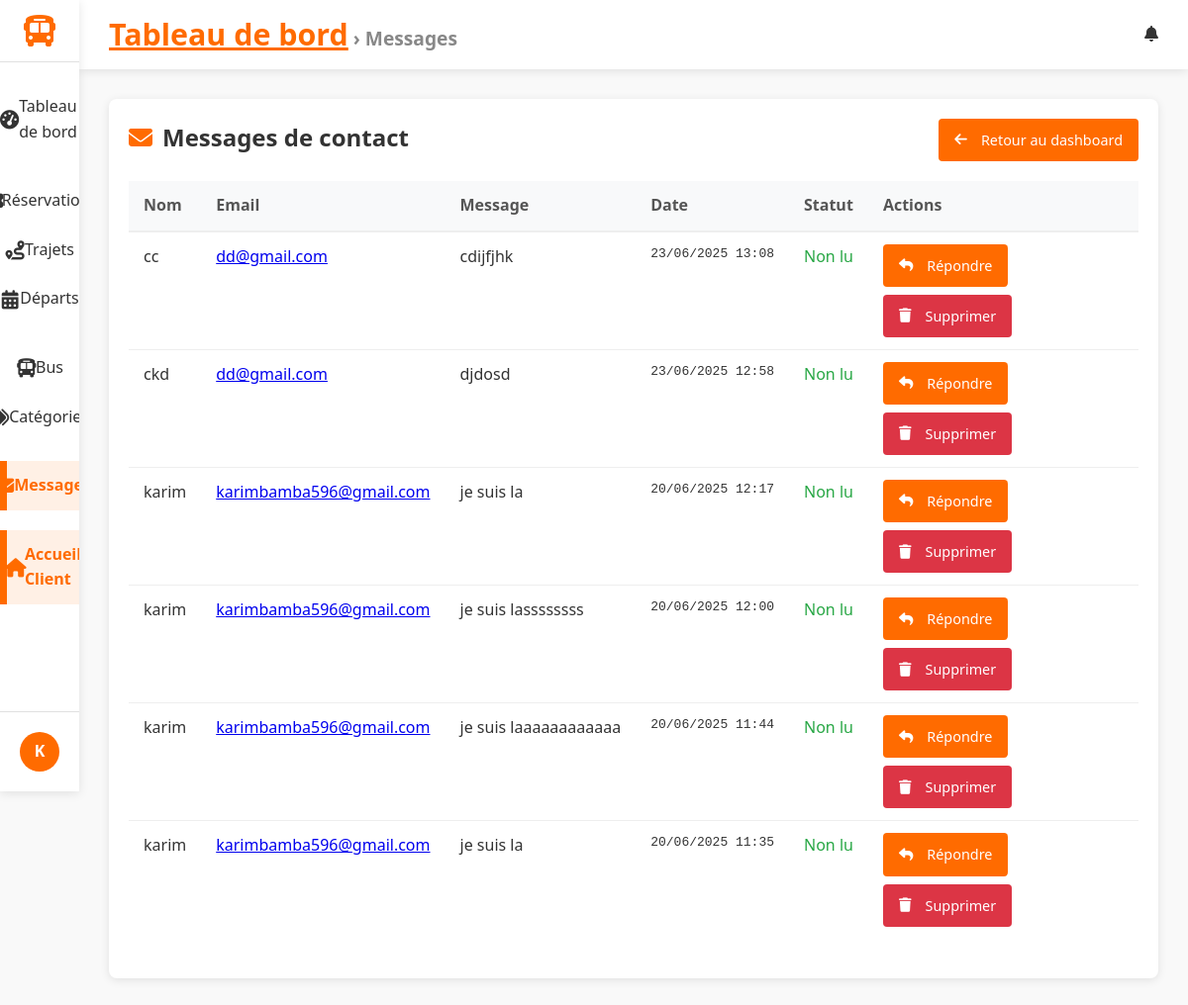
The page /dashboard/messages/ (signed in) on the database as committed earlier.
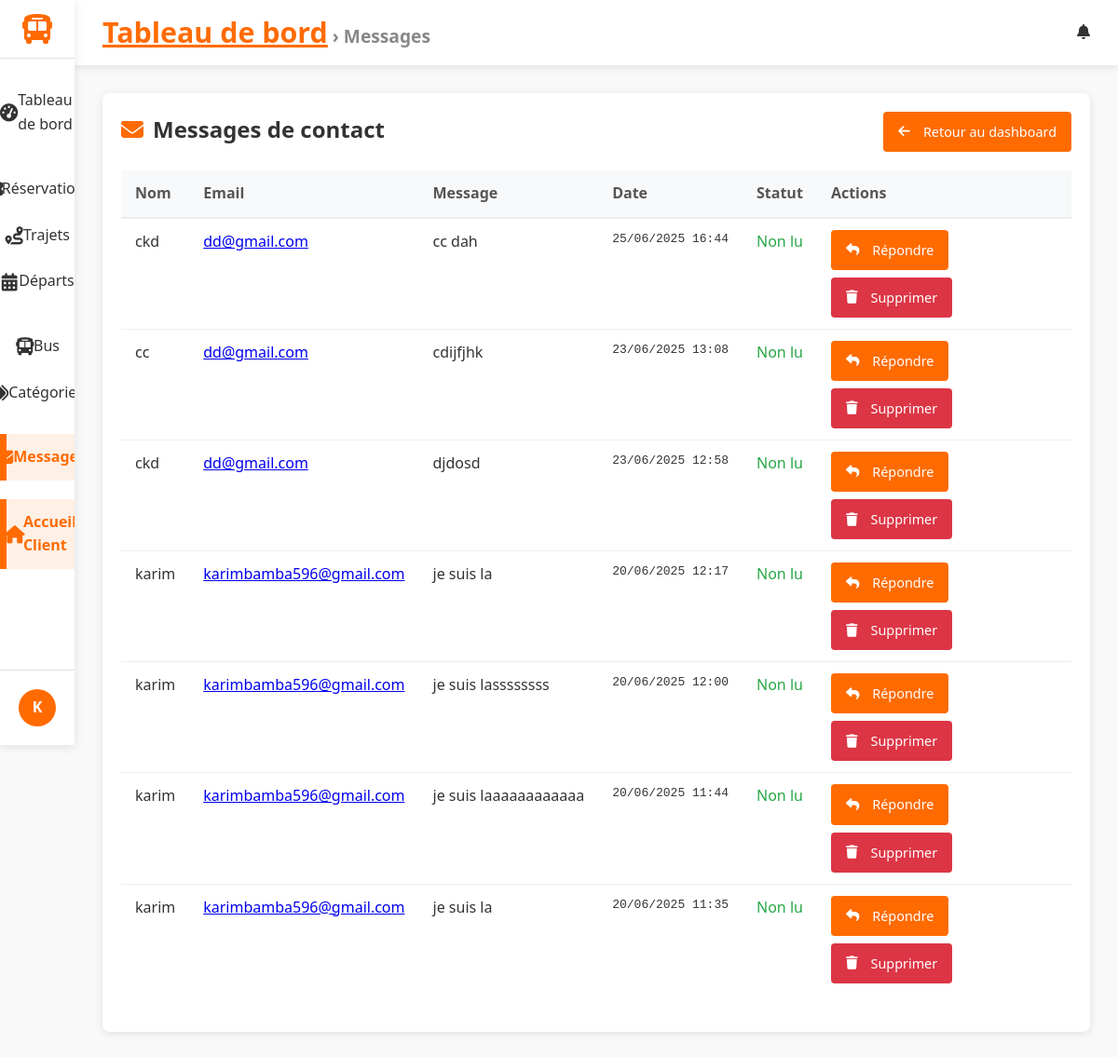
The same page on the database as committed later.
### reservations/models.py (models this page shows)
class ContactMessage(models.Model):
    name = models.CharField(max_length=100)
    email = models.EmailField()
    message = models.TextField()
    submitted_at = models.DateTimeField(auto_now_add=True)
    reply = models.TextField(blank=True, null=True)
    replied_at = models.DateTimeField(blank=True, null=True)

### gareci_admin/views.py (the view)
# urls.py: path('messages/', MessageListView.as_view(), name='message_list'),
class MessageListView(StaffRequiredMixin,ActiveTabMixin, BreadcrumbMixin , ListView):
    model = ContactMessage
    template_name = 'dashboard/message_list.html'
    active_tab_value ='messages'
    breadcrumb_title = 'Messages'
    context_object_name = 'messages'
    ordering = ['-submitted_at']

### gareci_admin/utils.py (called while the page is built)
    def test_func(self):
        return self.request.user.is_staff

    def get_context_data(self, **kwargs):
        context = super().get_context_data(**kwargs)
        if self.active_tab_value:
            context['active_tab'] = self.active_tab_value
        return context

    def get_context_data(self, **kwargs):
        context = super().get_context_data(**kwargs)
        if self.breadcrumb_title:
            context['breadcrumb_title'] = self.breadcrumb_title
        return context

### gareci_admin/templates/dashboard/message_list.html (shortened to what this page needs)
{% extends 'dashboard/dashboard_base.html' %}
{% block content %}
<div class="messages-container">
    <div class="messages-header">
        <h2><i class="fas fa-envelope"></i> Messages de contact</h2>
        <a href="{% url 'dashboard:index' %}" class="btn btn-primary">
            <i class="fas fa-arrow-left"></i> Retour au dashboard
        </a>
    </div>
    <table class="messages-table">
        <thead>
            <tr>
                <th>Nom</th>
                <th>Email</th>
                <th>Message</th>
                <th>Date</th>
                <th>Statut</th>
                <th>Actions</th>
            </tr>
        </thead>
        <tbody>
            {% for msg in messages %}
            <tr>
                <td>{{ msg.name }}</td>
                <td><a href="mailto:{{ msg.email }}">{{ msg.email }}</a></td>
                <td class="message-preview" title="{{ msg.message }}">{{ msg.message }}</td>
                <td class="datetime">{{ msg.submitted_at|date:"d/m/Y H:i" }}</td>
                <td class="{% if msg.is_read %}status-read{% else %}status-unread{% endif %}">
                    {{ msg.is_read|yesno:"Lu,Non lu" }}
                </td>
                <td>
                    <div class="action-buttons">
                        <a href="{% url 'dashboard:message_reply' msg.id %}" class="btn btn-sm btn-primary">
                            <i class="fas fa-reply"></i> Répondre
                        </a>
                        <a href="{% url 'dashboard:message_delete' msg.id %}"
                           class="btn btn-sm btn-danger"
                           onclick="return confirm('Voulez-vous vraiment supprimer ce message ?');">
                            <i class="fas fa-trash"></i> Supprimer
                        </a>
                    </div>
                </td>
            </tr>
            {% endfor %}
        </tbody>
    </table>
</div>
{% endblock %}

Rows that differ between the two databases and show on the page:
added ContactMessage: name "ckd", email "dd@gmail.com", message "cc dah", submitted_at "25/06/2025 16:44", is_read "Non lu"
